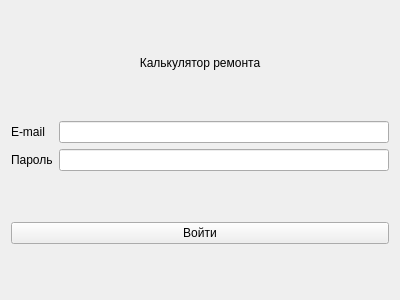
<?xml version="1.0" encoding="UTF-8"?>
<ui version="4.0">
 <class>SignIn</class>
 <widget class="QWidget" name="SignIn">
  <property name="geometry">
   <rect>
    <x>0</x>
    <y>0</y>
    <width>400</width>
    <height>300</height>
   </rect>
  </property>
  <property name="windowTitle">
   <string>Form</string>
  </property>
  <layout class="QVBoxLayout" name="verticalLayout">
   <item>
    <widget class="QLabel" name="label">
     <property name="sizePolicy">
      <sizepolicy hsizetype="Preferred" vsizetype="Fixed">
       <horstretch>0</horstretch>
       <verstretch>0</verstretch>
      </sizepolicy>
     </property>
     <property name="text">
      <string>Калькулятор ремонта</string>
     </property>
     <property name="alignment">
      <set>Qt::AlignCenter</set>
     </property>
    </widget>
   </item>
   <item>
    <layout class="QGridLayout" name="gridLayout">
     <item row="0" column="0">
      <widget class="QLabel" name="label_2">
       <property name="text">
        <string>E-mail</string>
       </property>
      </widget>
     </item>
     <item row="0" column="1">
      <widget class="QLineEdit" name="lineEdit"/>
     </item>
     <item row="1" column="0">
      <widget class="QLabel" name="label_3">
       <property name="text">
        <string>Пароль</string>
       </property>
      </widget>
     </item>
     <item row="1" column="1">
      <widget class="QLineEdit" name="lineEdit_2"/>
     </item>
    </layout>
   </item>
   <item>
    <widget class="QPushButton" name="pushButton">
     <property name="text">
      <string>Войти</string>
     </property>
    </widget>
   </item>
  </layout>
 </widget>
 <resources/>
 <connections/>
</ui>
